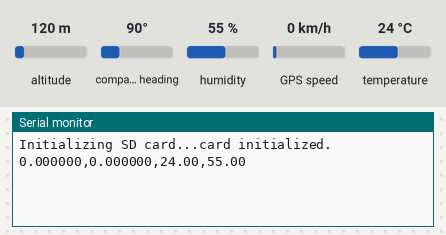
This sketch was run on a simulated Arduino Uno, built with avr-gcc and run on an emulated ATmega328P. Parts: the last lines printed to the serial monitor. The test bench sets the inputs (shaded band); at power-on: humidity 55 %, temperature 24 °C, altitude 120 m, compass heading 90°, GPS speed 0 km/h. Storage starts empty; the GPS gets a fix after 3 s at 37.7749, -122.4194 with 8 satellites.

Above: at 1.2 s.
1.3 s: humidity set to 22 %
At 2.6 s:
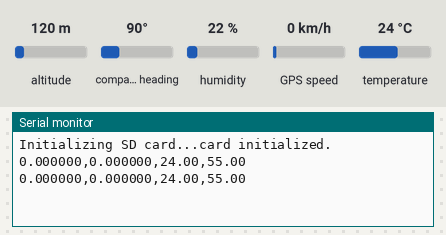
2.8 s: temperature set to 12 °C
At 3.6 s:
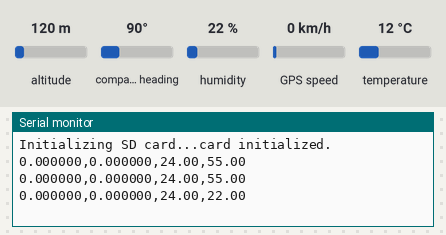
4.3 s: humidity set to 40 %
At 6.0 s:
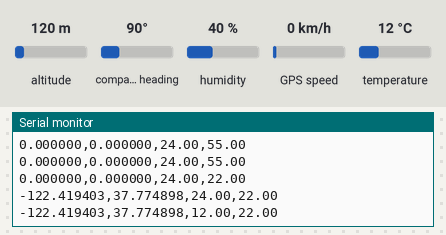
Timing chart, 0 to 7.5 s (numbered marks = the images above; inputs shaded):
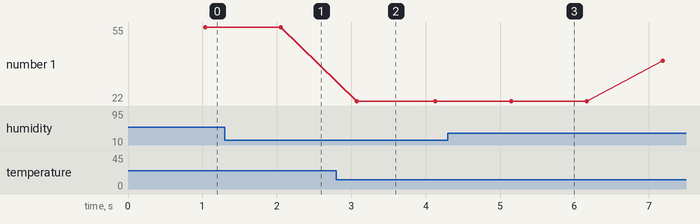

The sketch:

dht22GPStoSDCard.ino
```cpp
#include <TinyGPS++.h>
#include <SoftwareSerial.h>
#include <SD.h>
#include <SPI.h>
#include <DHT.h>
#include <DHT_U.h>

//Constants
SoftwareSerial GPS_SoftSerial(15, 14);/* (Rx, Tx) */
#define DHTPIN 7     // what pin we're connected to
#define DHTTYPE DHT22   // DHT 22  (AM2302)
DHT dht(DHTPIN, DHTTYPE); //// Initialize DHT sensor for normal 16mhz Arduino
TinyGPSPlus gps;
char logFileName[13];
const int chipSelect = 4;
volatile float minutes, seconds;
volatile int degree, secs, mins;
void setup()
{
  Serial.begin(9600);
  dht.begin();
  GPS_SoftSerial.begin(9600);
  Serial.print("Initializing SD card...");
  if (!SD.begin(chipSelect)) {
    Serial.println("Card failed, or not present");

    return;
  }
  Serial.println("card initialized.");
}


void loop()
{

  float humidity = dht.readHumidity();

  float temperature_C = dht.readTemperature();

  if (isnan(humidity) || isnan(temperature_C)) {

    Serial.println("Failed to read from DHT sensor!");

    return;

  }
   smartDelay(1000); /* Generate precise delay of 1ms */
        unsigned long start;
        double lat_val, lng_val, alt_m_val;
        uint8_t hr_val, min_val, sec_val;
        bool loc_valid, alt_valid, time_valid;
        lat_val = gps.location.lat(); /* Get latitude data */
        loc_valid = gps.location.isValid(); /* Check if valid location data is available */
        lng_val = gps.location.lng(); /* Get longtitude data */
        alt_m_val = gps.altitude.meters();  /* Get altitude data in meters */
        alt_valid = gps.altitude.isValid(); /* Check if valid altitude data is available */
        hr_val = gps.time.hour(); /* Get hour */
        min_val = gps.time.minute();  /* Get minutes */
        sec_val = gps.time.second();  /* Get seconds */
        time_valid = gps.time.isValid();  /* Check if valid time data is available */

 File logFile = SD.open("datagps.txt", FILE_WRITE); // Open the log file
  if (logFile)
  {
    logFile.println("");
    logFile.print(gps.location.lng(), 6);
    logFile.print(',');
    logFile.print(gps.location.lat(), 6);
    logFile.print(',');


    Serial.println("");
    Serial.print(gps.location.lng(), 6);
    Serial.print(',');
    Serial.print(gps.location.lat(), 6);
    Serial.print(',');

    logFile.print(temperature_C);

    logFile.print(",");

    logFile.print(humidity);

    logFile.close();

    // print to the serial port too:

    Serial.print(temperature_C);

    Serial.print(",");

    Serial.print(humidity);

 return 1; // Return success
  }

  return 0; // If we failed to open the file, return fail
}


static void smartDelay(unsigned long ms)
{
  unsigned long start = millis();
  do
  {
    while (GPS_SoftSerial.available())  /* Encode data read from GPS while data is available on serial port */
      gps.encode(GPS_SoftSerial.read());
/* Encode basically is used to parse the string received by the GPS and to store it in a buffer so that information can be extracted from it */
  } while (millis() - start < ms);
}


void DegMinSec( double tot_val)   /* Convert data in decimal degrees into degrees minutes seconds form */
{
  degree = (int)tot_val;
  minutes = tot_val - degree;
  seconds = 60 * minutes;
  minutes = (int)seconds;
  mins = (int)minutes;
  seconds = seconds - minutes;
  seconds = 60 * seconds;
  secs = (int)seconds;
}
```

Measured:
- plotted number 1: 22 → 40 after the input at 4.3 s
